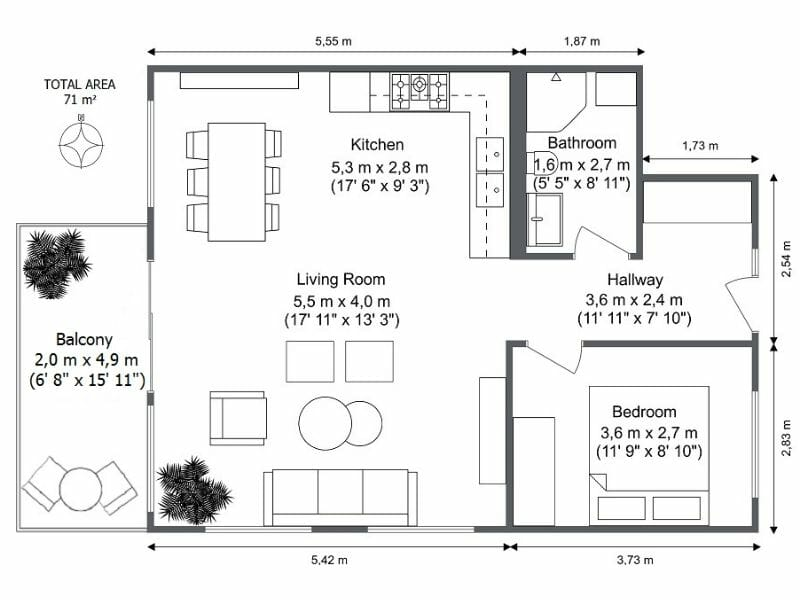
#> input picture data/test_01.jpg, 800 x 600 px; its folder holds only this picture in this run
$ python main.py
#> lines starting #> are read from the running program, lines starting #| are printed output that depends on the picture; after the words box and inside, x2 and y2 are one past the last pixel; in counts of white or black regions, pixels touching at a corner belong together
### data_workflow.py
import os
import cv2
import json


class Data:
    """
    Класс для управления данными: загрузка изображений и сохранение результатов
    """
    def __init__(self, input_dir, output_json_path):
        self.input_dir = input_dir
        self.output_json_path = output_json_path

        os.makedirs(os.path.dirname(self.output_json_path), exist_ok=True)

    def prepare_image(self, filename):
        """
        Загрузка изображения из файла
        """
        image_path = os.path.join(self.input_dir, filename)
        image = cv2.imread(image_path)
        return image

    def save_json(self, filename, walls_sample, rooms_sample):
        """
        Формирование словаря с результатами для одного изображения
        """
        if walls_sample is None:
            walls_sample = []
        if rooms_sample is None:
            rooms_sample = []

        return {
            "meta": {"source": filename},
            "walls": walls_sample,
            "rooms": rooms_sample
        }

    def save_to_file(self, data_list):
        """
        Сохранение результатов в JSON файл с нужным форматированием
        """

        result = "[\n"

        for i, item in enumerate(data_list):
            if i > 0:
                result += ",\n"

            result += "{"
            result += '"meta": { "source": "' + item["meta"]["source"] + '" },\n'
            result += '"walls": [\n'

            # Добавление стен
            for j, wall in enumerate(item["walls"]):
                if j > 0:
                    result += ",\n"
                # Форматирование координат
                points_str = ",".join(f"[{p[0]},{p[1]}]" for p in wall["points"])
                result += f'{{"id": "{wall["id"]}", "points": [{points_str}] }}'

            result += "\n]"

            # Добавление комнат, при наличии
            if item["rooms"]:
                result += ",\n"
                result += '"rooms": [\n'

                for j, room in enumerate(item["rooms"]):
                    if j > 0:
                        result += ",\n"
                    # Форматирование полигона комнаты
                    polygon_str = ",".join(f"[{p[0]},{p[1]}]" for p in room["polygon"])
                    result += f'{{"id": "{room["id"]}", "polygon": [{polygon_str}] }}'

                result += "\n]"

            result += "\n}"

        result += "\n]"

        with open(self.output_json_path, "w", encoding='utf-8') as f:
            f.write(result)
        print(f"\nСохранено в {self.output_json_path}")

### wall_detector.py
import cv2
import numpy as np
import math


def detect_walls(image: np.array):
    """
    Детекция стен на плане
    Взала за основу "стены на планах - толстые линии, образующие прямоугольники".
    """
    # Преобразование в черно-белое
    gray = cv2.cvtColor(image, cv2.COLOR_BGR2GRAY)

    # Определение светлое ли изображение
    mean_brightness = np.mean(gray)

    # Если план светлый, инвертация
    if mean_brightness > 127:
        gray = cv2.bitwise_not(gray)

    # Бинаризация для четкого разделения стен и фона
    _, binary = cv2.threshold(gray, 200, 255, cv2.THRESH_BINARY)

    # Утолщение линий стен, чтобы соединить возможные разрывы
    kernel = np.ones((3, 3), np.uint8)
    binary = cv2.dilate(binary, kernel, iterations=1)

    # Все контуры (включая внутренние)
    contours, hierarchy = cv2.findContours(
        binary, cv2.RETR_CCOMP, cv2.CHAIN_APPROX_SIMPLE
    )

    if contours is None or len(contours) == 0:
        return []

    walls = []
    wall_id = 1

    # Проход по всем контурам
    for i, contour in enumerate(contours):
        # Только внешние
        if hierarchy[0][i][3] != -1:
            continue  # Пропуск внутренних контуров

        # Упрощение контура до многоугольника
        epsilon = 0.01 * cv2.arcLength(contour, True)
        approx = cv2.approxPolyDP(contour, epsilon, True)

        # На архитектурных планах стены образуют многоугольники
        if len(approx) >= 4:
            # Точки в список координат
            points = [[int(p[0][0]), int(p[0][1])] for p in approx]

            # Разбивка многоугольника на сегменты
            for j in range(len(points)):
                p1 = points[j]
                p2 = points[(j + 1) % len(points)]

                # Проверка длины сегмента
                length = math.sqrt((p2[0] - p1[0]) ** 2 + (p2[1] - p1[1]) ** 2)

                # Условие от какой длины добавляется стена
                if length > 50:
                    walls.append({
                        "id": f"w{wall_id}",
                        "points": [p1, p2]
                    })
                    wall_id += 1

    # Удаление дубликатов
    unique_walls = []
    used = [False] * len(walls)

    for i in range(len(walls)):
        if used[i]:
            continue

        wall1 = walls[i]
        unique_walls.append(wall1)

        # Отметка всех похожих стен как использованные
        for j in range(i + 1, len(walls)):
            if used[j]:
                continue

            wall2 = walls[j]
            if walls_are_similar(wall1, wall2):
                used[j] = True

    # Переиндексация id стен
    for i, wall in enumerate(unique_walls, 1):
        wall["id"] = f"w{i}"

    return unique_walls[:40]  # Ограничение количества стен


def walls_are_similar(wall1, wall2, threshold=20):
    """Проверка, являются ли две стены одинаковыми (в пределах порога)"""

    # Получаем точки в стандартном порядке
    def normalize_points(points):
        """
        Нормализация порядка точек в стене
        """
        p1, p2 = points
        if p1[0] == p2[0]:  # Вертикальная стена
            return (p1 if p1[1] < p2[1] else p2, p2 if p1[1] < p2[1] else p1)
        else:  # Горизонтальная или диагональная
            return (p1 if p1[0] < p2[0] else p2, p2 if p1[0] < p2[0] else p1)

    p1_start, p1_end = normalize_points(wall1["points"])
    p2_start, p2_end = normalize_points(wall2["points"])

    # Проверка расстояния между соответствующими точками
    dist_start = math.sqrt((p1_start[0] - p2_start[0]) ** 2 +
                           (p1_start[1] - p2_start[1]) ** 2)
    dist_end = math.sqrt((p1_end[0] - p2_end[0]) ** 2 +
                         (p1_end[1] - p2_end[1]) ** 2)

    return dist_start < threshold and dist_end < threshold

### room_detector.py
import cv2
import numpy as np


def detect_rooms(image):
    """
    Детекция комнат на плане
    """
    # Преобразование в черно-белое
    gray = cv2.cvtColor(image, cv2.COLOR_BGR2GRAY)

    # Если изображение светлое - инвертация
    mean_brightness = np.mean(gray)
    if mean_brightness > 127:
        gray = cv2.bitwise_not(gray)

    # Бинаризация - превращение в черно-белое изображение без полутонов
    _, binary = cv2.threshold(gray, 200, 255, cv2.THRESH_BINARY)

    # Заполнение мелких разрывов в стенах
    kernel = np.ones((5, 5), np.uint8)
    binary = cv2.morphologyEx(binary, cv2.MORPH_CLOSE, kernel, iterations=2)

    # Нахождение границ комнат
    contours, _ = cv2.findContours(
        binary, cv2.RETR_EXTERNAL, cv2.CHAIN_APPROX_SIMPLE
    )

    rooms = []
    room_id = 1

    for cnt in contours:
        area = cv2.contourArea(cnt)

        # Игнорирование очень маленьких и очень больших областей
        if area < 1000 or area > (image.shape[0] * image.shape[1] * 0.8):
            continue

        # Аппроксимиация контура, оставляю только основные углы
        epsilon = 0.02 * cv2.arcLength(cnt, True)
        approx = cv2.approxPolyDP(cnt, epsilon, True)

        # Установка минимум 3х точек для полигона
        if len(approx) >= 3:
            polygon = []
            for point in approx:
                x, y = point[0]
                polygon.append([int(x), int(y)])

            rooms.append({
                "id": f"r{room_id}",
                "polygon": polygon
            })
            room_id += 1

    return rooms

### main.py
import os
import cv2
import json
from data_workflow import Data
from wall_detector import detect_walls
from room_detector import detect_rooms

# Конфигурация путей
input_dir = "data"
output_dir = "output/result.json"


def main():
    data = Data(input_dir, output_dir)
    all_results = []

    image_files = []
    for filename in os.listdir(input_dir):
        if filename.lower().endswith((".png", ".jpg", ".jpeg")):
            image_files.append(filename)

    image_files.sort()

    # Обработка каждого изображения
    for filename in image_files:
        image = data.prepare_image(filename)
#> in prepare_image, image is the input picture: shape (600, 800, 3); mean B, G, R 237.7, 237.8, 237.6
        if image is None:
            print(f"Невозможно прочитать {filename}")
            continue

        # Детекция стен и комнат
        walls = detect_walls(image) or []
#> in detect_walls, `mean_brightness = np.mean(gray)`: mean_brightness = 237.7
#> in detect_walls, `gray = cv2.bitwise_not(gray)`:
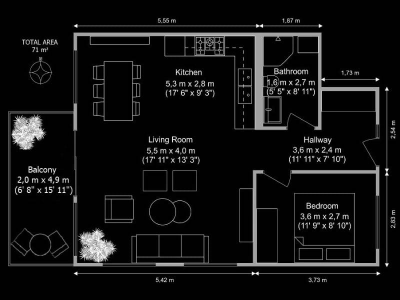
#> gray: shape (600, 800) (shown at 1/2 size); min 0, max 255, mean 17.3
#> in detect_walls, `_, binary = cv2.threshold(gray, 200, 255, cv2.THRESH_BINARY)`:
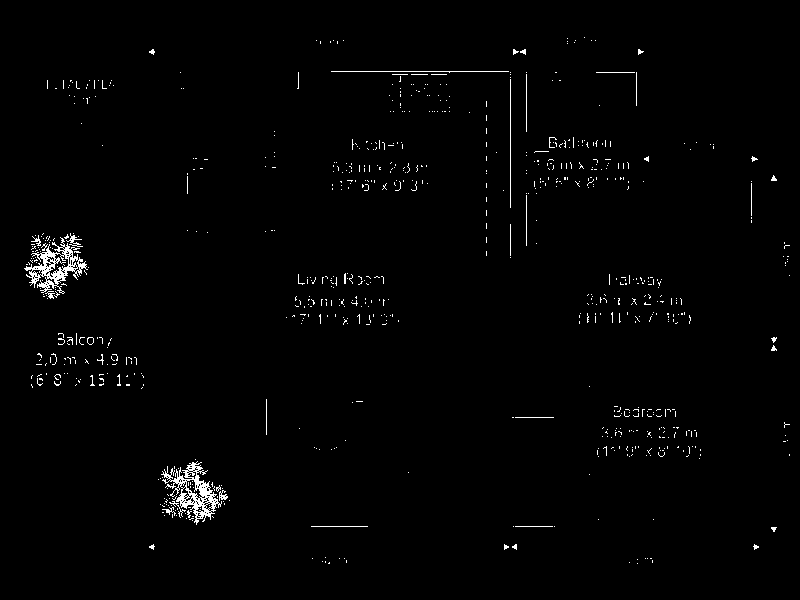
#> binary: shape (600, 800); 1.3% white in thin lines or dots, all inside (x1, y1, x2, y2) = (24, 37, 790, 564)
#> in detect_walls, `binary = cv2.dilate(binary, kernel, iterations=1)`:
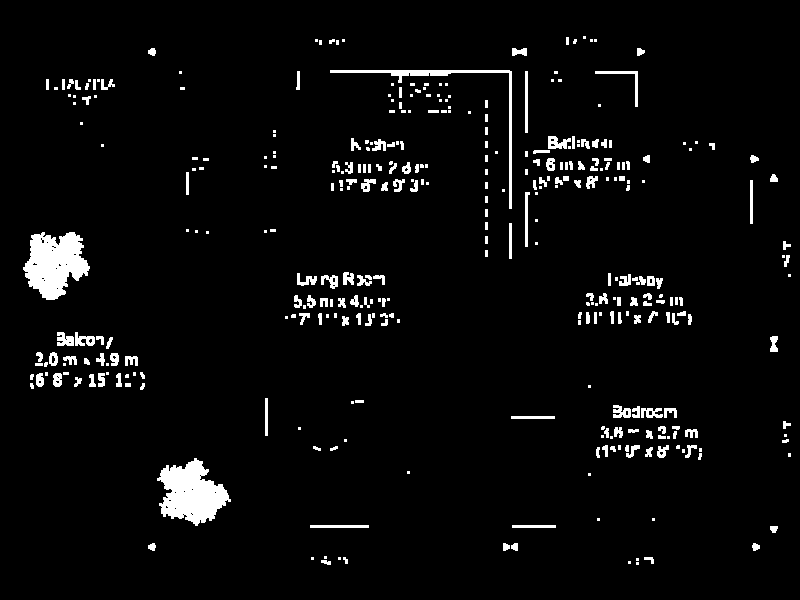
#> binary: shape (600, 800); 4.1% white; 355 white regions (151 under 20 px)
#> in detect_walls, `contours, hierarchy = cv2.findContours( binary, cv2.RETR_CCOMP, cv2.CH..`: contours = 403 contours, 265 with area under 20; largest, box (x1, y1, x2, y2) and area: (23, 232, 90, 300) 2842, (157, 458, 231, 526) 2832, (330, 70, 512, 209) 813, (548, 136, 571, 149) 166, (595, 71, 638, 107) 150
#> the loop in detect_walls, `for i, contour in enumerate(contours):` made 403 passes
#> (epsilon, points) on passes 1, 2, 4, 7, 8, 9, 15, 16: (0.08, [[636, 562], [636, 564], [638, 564], [638, 562]]), (0.08, [[628, 561], [628, 563], [630, 563], [630, 561]]), (0.08, [[636, 558], [636, 560], [638, 560], [638, 558]]), (0.08, [[338, 557], [338, 559], [340, 559], [340, 557]]), (0.08, [[311, 557], [311, 559], [313, 559], [313, 557]]), (0.08, [[324, 556], [324, 558], [326, 558], [326, 556]]), (0.9, [[512, 525], [512, 527], [555, 527], [555, 525]]), (1.2, [[310, 525], [310, 527], [368, 527], [368, 525]])
#> after the loop in detect_walls, `for i, contour in enumerate(contours):`: wall_id = 12; walls = 11 items
#> in detect_walls, `used = [False] * len(walls)`: used = [False, False, False, False, False, False, False, False, False, False, False]
#> the loop in detect_walls, `for i in range(len(walls)):` made 11 passes
#> after the loop in detect_walls, `for i in range(len(walls)):`: unique_walls = 7 items; used = [False, True, False, True, False, True, False, False, False, True, False]
#> the loop in detect_walls, `for i, wall in enumerate(unique_walls, 1):` made 7 passes
#> walls = 7 items
        rooms = detect_rooms(image) or []
#> in detect_rooms, `mean_brightness = np.mean(gray)`: mean_brightness = 237.7
#> in detect_rooms, `binary = cv2.morphologyEx(binary, cv2.MORPH_CLOSE, kernel, iterations=2)`:
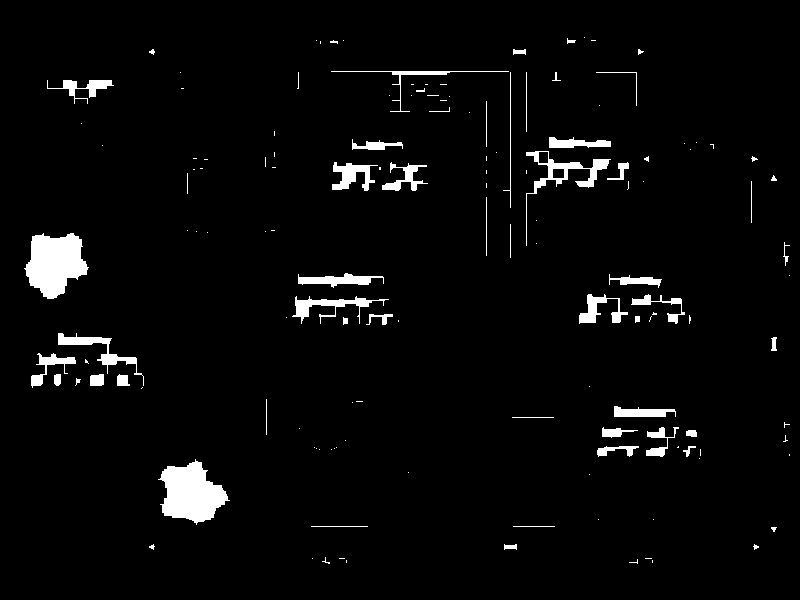
#> binary: shape (600, 800); 3.5% white; 142 white regions (88 under 20 px)
#> in detect_rooms, `contours, _ = cv2.findContours( binary, cv2.RETR_EXTERNAL, cv2.CHAIN_A..`: contours = 142 contours, 110 with area under 20; largest, box (x1, y1, x2, y2) and area: (24, 233, 89, 299) 2722, (158, 459, 230, 525) 2707, (526, 151, 611, 246) 1010, (58, 333, 144, 386) 613, (292, 296, 389, 324) 580
#> the loop in detect_rooms, `for cnt in contours:` made 142 passes
#> (area, epsilon) on passes 18, 69, 101: (2707, 5.25), (2721.5, 4.97), (1010.5, 9.56)
#> after the loop in detect_rooms, `for cnt in contours:`: room_id = 4; rooms = 3 items
#> rooms = 3 items

        image_result = data.save_json(filename, walls, rooms)
#> image_result = 3 items
        all_results.append(image_result)

        print(f"{filename} обработан, {len(walls)} стен найдено, {len(rooms)} комнат найдено")
#| test_01.jpg обработан, 7 стен найдено, 3 комнат найдено

    data.save_to_file(all_results)
#> the loop in save_to_file, `for i, item in enumerate(data_list):` made 1 pass


if __name__ == "__main__":
    main()

$ run again, on data/test_03.jpg
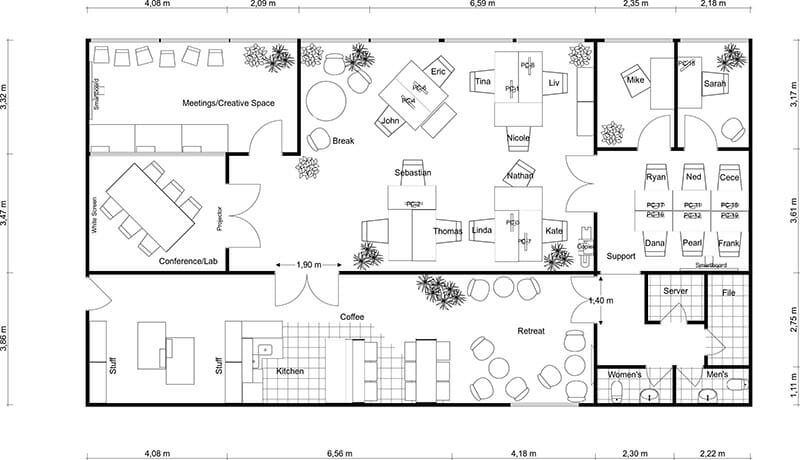
#> input picture data/test_03.jpg, 800 x 460 px
#> in prepare_image, image is the input picture: shape (460, 800, 3); min 0, max 255, mean 238.3
#> mean_brightness = 238.3
#> in detect_walls, `binary = cv2.dilate(binary, kernel, iterations=1)`:
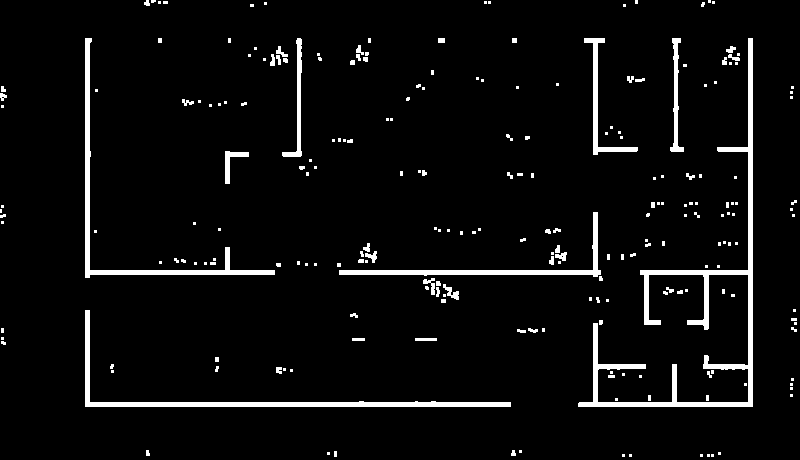
#> binary: shape (460, 800); 4.8% white; 230 white regions (169 under 20 px)
#> contours = 232 contours, 203 with area under 20; largest, box (x1, y1, x2, y2) and area: (578, 38, 753, 407) 4147, (85, 310, 511, 407) 2082, (85, 38, 275, 278) 1804, (339, 212, 601, 277) 1293, (584, 38, 638, 155) 690
#> the loop in detect_walls, `for i, contour in enumerate(contours):` made 232 passes
#> (epsilon, points) on passes 1 to 8: (0.08, [[711, 454], [711, 456], [713, 456], [713, 454]]), (0.08, [[707, 454], [707, 456], [709, 456], [709, 454]]), (0.08, [[700, 454], [700, 456], [702, 456], [702, 454]]), (0.08, [[629, 454], [629, 456], [631, 456], [631, 454]]), (0.08, [[622, 454], [622, 456], [624, 456], [624, 454]]), (0.08, [[718, 452], [718, 454], [720, 454], [720, 452]]), (0.08, [[327, 452], [327, 454], [329, 454], [329, 452]]), (0.14, [[334, 451], [334, 456], [336, 456], [336, 451]])
#> after the loop in detect_walls, `for i, contour in enumerate(contours):`: wall_id = 33; walls = 32 items
#> used = 32 items, first 6: False, False, False, False, False, False
#> the loop in detect_walls, `for i in range(len(walls)):` made 32 passes
#> the loop in detect_walls, `for i, wall in enumerate(unique_walls, 1):` made 25 passes
#> in detect_rooms, `binary = cv2.morphologyEx(binary, cv2.MORPH_CLOSE, kernel, iterations=2)`:
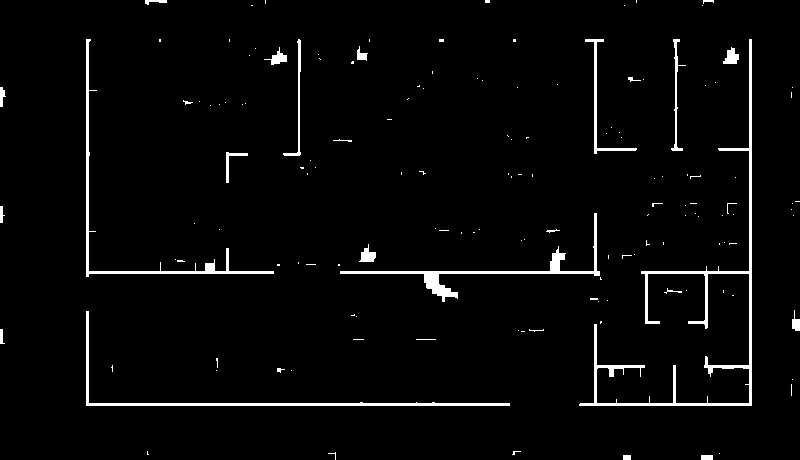
#> binary: shape (460, 800); 2.9% white; 146 white regions (118 under 20 px), largest, box (x1, y1, x2, y2) and area: (579, 39, 752, 406) 3240, (340, 213, 600, 302) 1611, (86, 311, 510, 406) 1555
#> the loop in detect_rooms, `for cnt in contours:` made 146 passes
#> cnt on passes 1, 2, 3, 6, 7, 8, 9, 10: [[701, 455], [701, 459], [712, 459], [712, 455]], [[623, 455], [623, 459], [630, 459], [630, 455]], [[719, 453]], [[147, 451], [147, 454], [148, 454], [147, 453]], [[791, 384], [791, 395]], [[792, 379]], [[291, 370]], [[216, 370]]
#| test_03.jpg обработан, 25 стен найдено, 3 комнат найдено
#> the loop in save_to_file, `for i, item in enumerate(data_list):` made 1 pass
